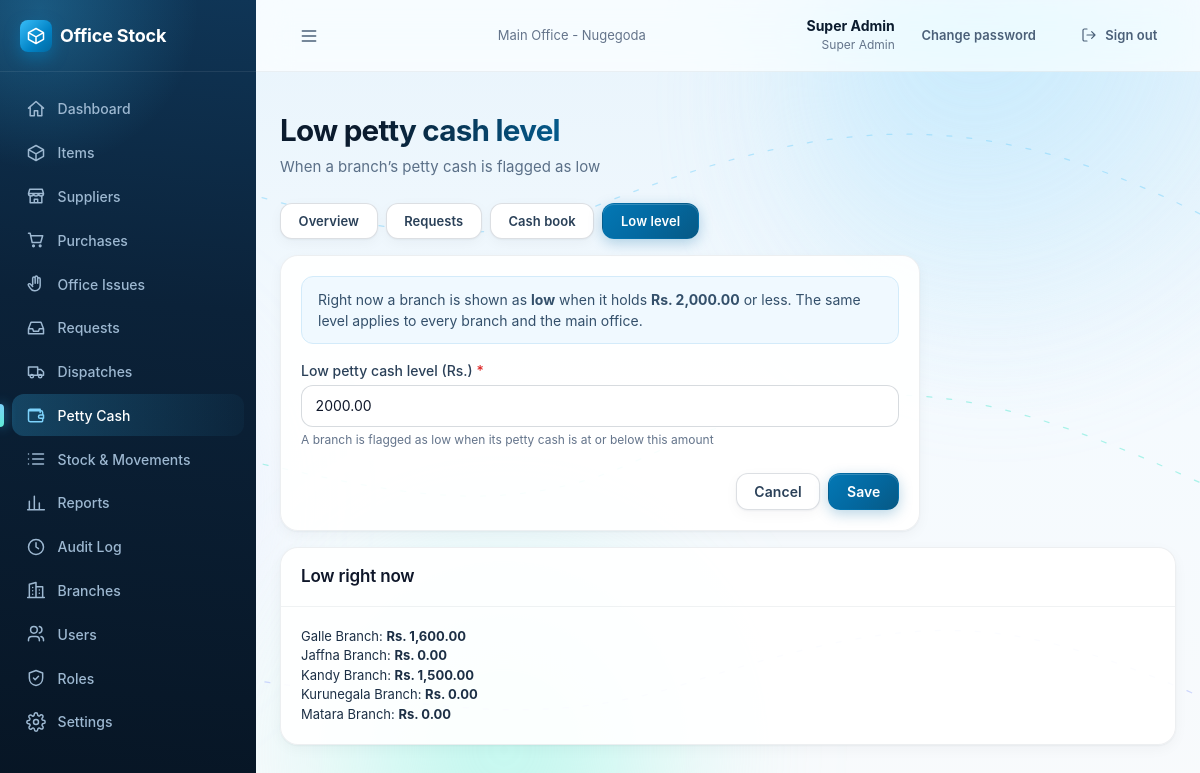
Screenshot of /petty-cash/settings/ (signed in) with the database file from the repository.
### accounts/models.py (models this page shows, shortened)
class User(AbstractBaseUser):
    name = models.CharField(max_length=120)
    email = models.EmailField(unique=True)
    role = models.CharField(max_length=40)
    permissions = models.JSONField(null=True, blank=True, default=None)
    branch = models.ForeignKey(Branch, on_delete=models.PROTECT, related_name='users')
    active = models.BooleanField(default=True)
    failed_logins = models.PositiveSmallIntegerField(default=0)
    locked_until = models.DateTimeField(null=True, blank=True)
    created_at = models.DateTimeField(auto_now_add=True)
    updated_at = models.DateTimeField(auto_now=True)
    USERNAME_FIELD = 'email'
    REQUIRED_FIELDS = ['name']
    objects = UserManager()
    class Meta:
        ordering = ['name']
    @property
    def role_def(self):
        if not hasattr(self, '_role_def'):
            if self.role == SUPER_ADMIN_ROLE['key']:
                self._role_def = SUPER_ADMIN_ROLE
            else:
                r = Role.objects.filter(key=self.role).first()
                self._role_def = r.as_def() if r else None
        return self._role_def
    @property
    def role_name(self):
        return (self.role_def or {}).get('name') or self.role

class Branch(models.Model):
    name = models.CharField(max_length=120)
    code = models.CharField(max_length=10, unique=True)
    type = models.CharField(max_length=10, choices=[(BRANCH_TYPES.MAIN, 'Main office'), (BRANCH_TYPES.BRANCH, 'Branch')],
                            default=BRANCH_TYPES.BRANCH)
    address = models.CharField(max_length=250, blank=True, default='')
    phone = models.CharField(max_length=40, blank=True, default='')
    active = models.BooleanField(default=True)
    created_at = models.DateTimeField(auto_now_add=True)
    updated_at = models.DateTimeField(auto_now=True)
    class Meta:
        ordering = ['type', 'name']
        constraints = [
            models.UniqueConstraint(fields=['type'], condition=models.Q(type=BRANCH_TYPES.MAIN), name='one_main_office'),
        ]

### core/models.py (models this page shows, shortened)
class Setting(models.Model):
    key = models.CharField(max_length=20, default='app', unique=True)
    branch_module_enabled = models.BooleanField(default=False)
    audit_logging_enabled = models.BooleanField(default=True)
    stock_retention_lock_until = models.DateTimeField(null=True, blank=True)
    company_name = models.CharField(max_length=120, default='Our Company')
    petty_cash_low_level = models.DecimalField(max_digits=12, decimal_places=2, default=2000)
    default_roles_seeded = models.BooleanField(default=False)
    created_at = models.DateTimeField(auto_now_add=True)
    updated_at = models.DateTimeField(auto_now=True)
    @classmethod
    def get(cls):
        obj = cls.objects.filter(key='app').first()
        if obj:
            return obj
        try:
            with transaction.atomic():
                return cls.objects.create(key='app')
        except IntegrityError:
            return cls.objects.get(key='app')

### pettycash/views.py (the view, shortened to what this page needs)
# urls.py: path('settings/', views.settings_view, name='settings'),
@permission_required('petty_cash.configure')
def settings_view(request):
    if is_branch_side(request.user):
        messages.error(request, 'Only top management can change the low level')
        return redirect('pettycash:overview')
    form = pforms.LowLevelForm(request.POST or None, initial={'level': services.get_low_level()})
    summaries = services.branch_summaries(request.user)
    return render(request, 'pettycash/settings.html', {'form': form, 'low_level': services.get_low_level(),
                                                      'low_branches': [s for s in summaries if s['low']]})

### pettycash/forms.py
class LowLevelForm(forms.Form):
    level = forms.DecimalField(label='Low petty cash level (Rs.)', max_digits=12, decimal_places=2, min_value=Decimal('0'),
                               help_text='A branch is flagged as low when its petty cash is at or below this amount',
                               error_messages={'required': 'Enter an amount', 'invalid': 'Enter an amount such as 2000',
                                               'min_value': 'The level cannot be negative', 'max_digits': 'That amount is too large',
                                               'max_decimal_places': 'Use at most 2 decimal places'},
                               widget=forms.NumberInput(attrs={'step': '0.01', 'min': '0', 'inputmode': 'decimal'}))

### core/context_processors.py (called while the page is built)
def app(request):
    ctx = {}
    user = getattr(request, 'user', None)
    if user is None or not user.is_authenticated:
        return ctx
    settings = Setting.get()
    ctx['app_settings'] = settings
    perms = getattr(request, 'perms', [])
    nav = []
    path = request.path
    for n in visible_nav(user, perms, settings.branch_module_enabled):
        try:
            url = reverse(n['url'])
        except NoReverseMatch:
            continue
        active = path == url if n.get('exact') else path.startswith(n['match'])
        nav.append({**n, 'href': url, 'active': active})
    ctx.update({
        'nav': nav,
        'perm': {p.replace('.', '_'): (p in perms) for p in ALL_PERMISSIONS},
        'is_branch_side': side_of(user) == 'branch',
        'is_super_admin': user.role == 'super_admin',
    })
    return ctx

### core/permissions.py (called while the page is built)
def side_of(user, role_def=None):
    role_def = role_def if role_def is not None else getattr(user, 'role_def', None)
    return (role_def or {}).get('side') or SIDES.MAIN

def is_branch_side(user, role_def=None):
    return side_of(user, role_def) == SIDES.BRANCH

def effective_permissions(user, role_def=None):
    if user.role == ROLES.SUPER_ADMIN:
        return list(ALL_PERMISSIONS)
    if isinstance(user.permissions, (list, tuple)):
        return list(user.permissions)
    role_def = role_def if role_def is not None else getattr(user, 'role_def', None)
    return list((role_def or {}).get('permissions') or [])

def has_any(user, perms):
    have = effective_permissions(user)
    return any(p in have for p in perms)

### core/rules/petty_cash_rules.py (called while the page is built)
def is_low(balance, level):
    return Decimal(balance) <= Decimal(level)

### pettycash/services.py (called while the page is built)
def scope_branch_id(user):
    return None if sees_all_branches(user) else user.branch_id

### pettycash/templates/pettycash/settings.html (shortened to what this page needs)
{% extends "base.html" %}
{% load ui %}
{% block content %}
<div class="page-header"><div><h1>Low petty cash level</h1><p>When a branch’s petty cash is flagged as low</p></div></div>
{% include "pettycash/_tabs.html" with active="settings" %}
<div class="stack">
  <form method="post" class="card card-body stack narrow" novalidate>
    <p class="notice" style="margin:0">Right now a branch is shown as <b>low</b> when it holds <b>{{ low_level|money }}</b> or less. The same level applies to every branch and the main office.</p>
    {% field form.level %}
    <div class="form-actions"><a class="btn btn-secondary" href="{% url 'pettycash:overview' %}">Cancel</a><button class="btn" type="submit">Save</button></div>
  </form>
  {% if low_branches %}
  <div class="card"><div class="card-head"><h2>Low right now</h2></div><div class="card-body small">
    {% for s in low_branches %}<div>{{ s.branch.name }}: <b>{{ s.balance|money }}</b></div>{% endfor %}</div></div>
  {% endif %}
</div>
{% endblock %}

### templates/base.html (shortened to what this page needs)
{% load static ui %}<!doctype html>
<html lang="en">
<head>
  <link rel="stylesheet" href="{% static 'css/app.css' %}">
  <link rel="stylesheet" href="{% static 'css/premium.css' %}">
</head>
<body>
<div class="ambient" aria-hidden="true">
  <span class="blob b1" data-parallax="0.10"><i></i></span>
  <span class="blob b2" data-parallax="-0.07"></span>
  <span class="blob b3" data-parallax="0.05"><i></i></span>
</div>
<div class="shell">
  <aside class="sidebar" id="sidebar">
    <div class="brand"><div class="brand-mark">{% icon 'box' %}</div><span class="brand-name">Office Stock</span></div>
    <nav class="nav" aria-label="Main">
      {% for n in nav %}<a href="{{ n.href }}" class="{% if n.active %}active{% endif %}">{% icon n.icon %}{{ n.label }}</a>{% endfor %}
    </nav>
  </aside>
  <div class="main-col">
    <header class="topbar">
      <button class="btn btn-ghost menu-btn" type="button" data-nav-open aria-label="Open menu">{% icon 'menu' %}</button>
      <div class="branch-name muted small">{{ request.user.branch.name }}</div>
      <div class="topbar-right">
        <div class="who"><b>{{ request.user.name }}</b><span>{{ request.user.role_name }}</span></div>
        <a class="btn btn-ghost btn-sm" href="{% url 'accounts:change_password' %}">Change password</a>
        <form method="post" action="{% url 'accounts:logout' %}" class="inline">{% csrf_token %}
          <button class="btn btn-ghost btn-sm" type="submit">{% icon 'logout' 'icon icon-sm' %}<span class="hide-sm">Sign out</span></button>
        </form>
      </div>
    </header>
    <main class="content">
      {% block content %}{% endblock %}
    </main>
  </div>
</div>
</body>
</html>

### static/css/app.css (style rules this page uses)
:root { --brand-50: #eff6ff; --brand-100: #dbeafe; --brand-500: #3b82f6; --brand-600: #2563eb; --brand-700: #1d4ed8; --s50: #f8fafc; --s100: #f1f5f9; --s200: #e2e8f0; --s300: #cbd5e1; --s400: #94a3b8; --s500: #64748b; --s600: #475569; --s700: #334155; --s800: #1e293b; --s900: #0f172a; --red-50: #fef2f2; --red-600: #dc2626; --red-700: #b91c1c; --amber-50: #fffbeb; --amber-100: #fef3c7; --amber-700: #b45309; --green-50: #ecfdf5; --green-100: #d1fae5; --green-700: #047857; }
* { box-sizing: border-box; }
html { font-size: 16px; }
body { margin: 0; font-family: Inter, ui-sans-serif, system-ui, -apple-system, "Segoe UI", Roboto, sans-serif; background: var(--s50); color: var(--s800); -webkit-font-smoothing: antialiased; line-height: 1.5; }
a { color: var(--brand-700); text-decoration: none; }
h1, h2, h3 { margin: 0; color: var(--s900); }
.icon { width: 20px; height: 20px; flex: none; }
.icon-sm { width: 16px; height: 16px; }
.muted { color: var(--s500); }
.small { font-size: .8125rem; }
.stack > * + * { margin-top: 1rem; }
.shell { min-height: 100vh; display: flex; }
.sidebar { width: 256px; flex: none; background: #fff; border-right: 1px solid var(--s200); display: flex; flex-direction: column; }
.brand { height: 64px; display: flex; align-items: center; gap: .5rem; padding: 0 1.25rem; border-bottom: 1px solid var(--s200); }
.brand-mark { width: 32px; height: 32px; border-radius: 8px; background: var(--brand-600); color: #fff; display: flex; align-items: center; justify-content: center; }
.brand-name { font-size: 1.125rem; font-weight: 700; color: var(--s900); }
.nav { flex: 1; padding: 1rem .75rem; display: flex; flex-direction: column; gap: .25rem; overflow-y: auto; }
.nav a { display: flex; align-items: center; gap: .75rem; padding: .625rem .75rem; border-radius: 8px; font-size: .875rem; font-weight: 500; color: var(--s600); }
.nav a.active { background: var(--brand-50); color: var(--brand-700); }
.main-col { flex: 1; min-width: 0; display: flex; flex-direction: column; }
.topbar { position: sticky; top: 0; z-index: 30; height: 64px; display: flex; align-items: center; justify-content: space-between; gap: 1rem; padding: 0 1.5rem; background: rgba(255,255,255,.92); border-bottom: 1px solid var(--s200); backdrop-filter: blur(6px); }
.topbar .who { text-align: right; line-height: 1.2; }
.topbar .who b { display: block; font-size: .875rem; color: var(--s900); }
.topbar .who span { font-size: .75rem; color: var(--s500); }
.topbar-right { display: flex; align-items: center; gap: .5rem; }
.menu-btn { display: none; }
.content { width: 100%; max-width: 72rem; margin: 0 auto; padding: 2rem 1.5rem; flex: 1; }
.page-header { display: flex; flex-wrap: wrap; align-items: flex-end; justify-content: space-between; gap: 1rem; margin-bottom: 1.5rem; }
.page-header h1 { font-size: 1.5rem; font-weight: 700; }
.page-header p { margin: .25rem 0 0; font-size: .875rem; color: var(--s500); }
.card { background: #fff; border: 1px solid var(--s200); border-radius: 12px; box-shadow: 0 1px 2px rgba(0,0,0,.04); }
.card-head { display: flex; align-items: center; justify-content: space-between; gap: 1rem; padding: 1rem 1.25rem; border-bottom: 1px solid var(--s100); }
.card-head h2 { font-size: 1rem; font-weight: 600; }
.card-body { padding: 1.25rem; }
.btn { display: inline-flex; align-items: center; justify-content: center; gap: .5rem; padding: .5rem 1rem; border-radius: 8px; border: 1px solid transparent; font: inherit; font-size: .875rem; font-weight: 600; cursor: pointer; background: var(--brand-600); color: #fff; line-height: 1.25; }
.btn-secondary { background: #fff; color: var(--s700); border-color: var(--s300); }
.btn-ghost { background: transparent; color: var(--s600); }
.btn-sm { padding: .25rem .625rem; font-size: .8125rem; }
form.inline { display: inline; }
.notice { background: var(--s50); border-radius: 8px; padding: .75rem 1rem; font-size: .875rem; color: var(--s600); }
input[type=text], input[type=email], input[type=password], input[type=number], input[type=date], input[type=search], select, textarea, .input { width: 100%; padding: .5rem .75rem; border: 1px solid var(--s300); border-radius: 8px; background: #fff; font: inherit; font-size: .875rem; color: var(--s900); }
.form-actions { display: flex; justify-content: flex-end; gap: .5rem; margin-top: 1.5rem; }
.narrow { max-width: 40rem; }

### rows the page displays
User: user.branch.name "Main Office - Nugegoda", user.name "Super Admin", user.role_name "Super Admin"
Setting: petty_cash_low_level "Rs. 2,000.00"
Branch: branch.name "Galle Branch", balance "Rs. 1,600.00"
Branch: branch.name "Jaffna Branch", balance "Rs. 0.00"
Branch: branch.name "Kandy Branch", balance "Rs. 1,500.00"
Branch: branch.name "Kurunegala Branch", balance "Rs. 0.00"
Branch: branch.name "Matara Branch", balance "Rs. 0.00"

### other values shown
{{ n.label }} "Dashboard" "Items" "Suppliers" "Purchases" "Office Issues" "Requests" "Dispatches" "Petty Cash" "Stock & Movements" "Reports" "Audit Log" "Branches" "Users" "Roles" "Settings"
{{ f.label }} "Low petty cash level (Rs.)"
{{ hint|default:f.help_text }} "A branch is flagged as low when its petty cash is at or below this amount"
